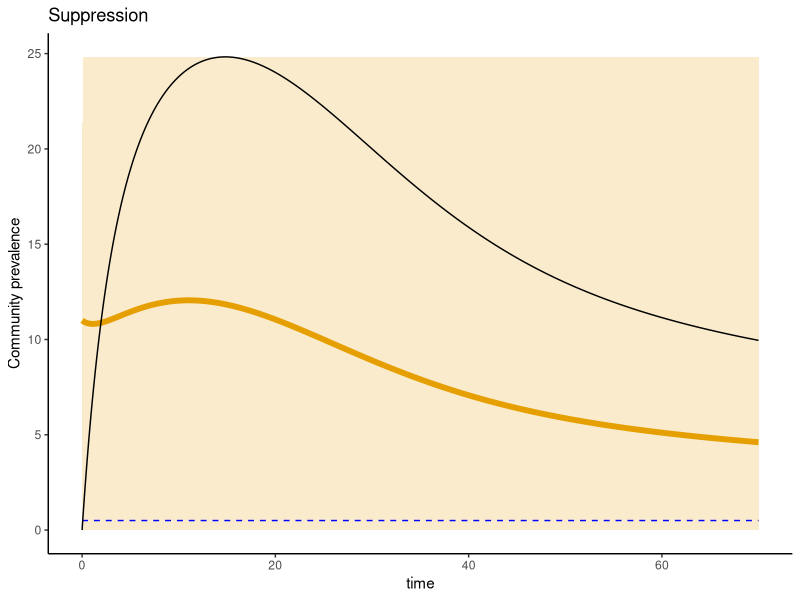
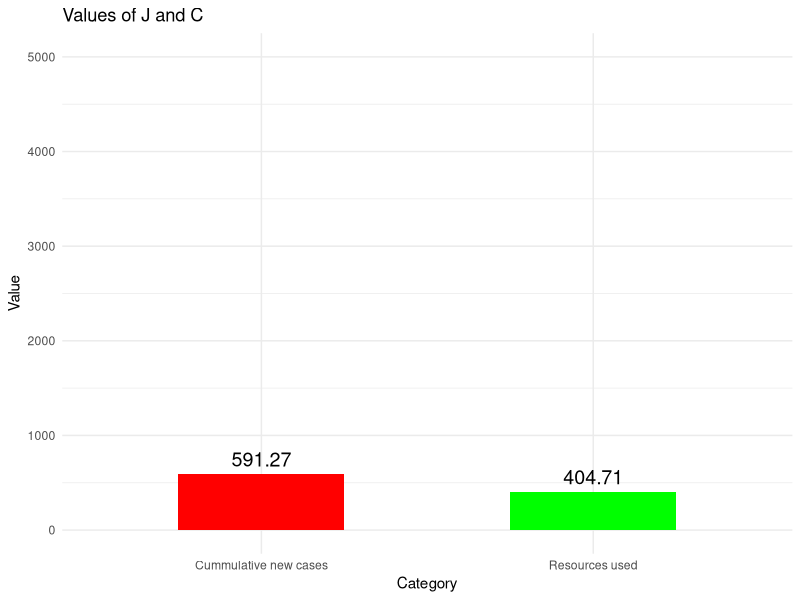
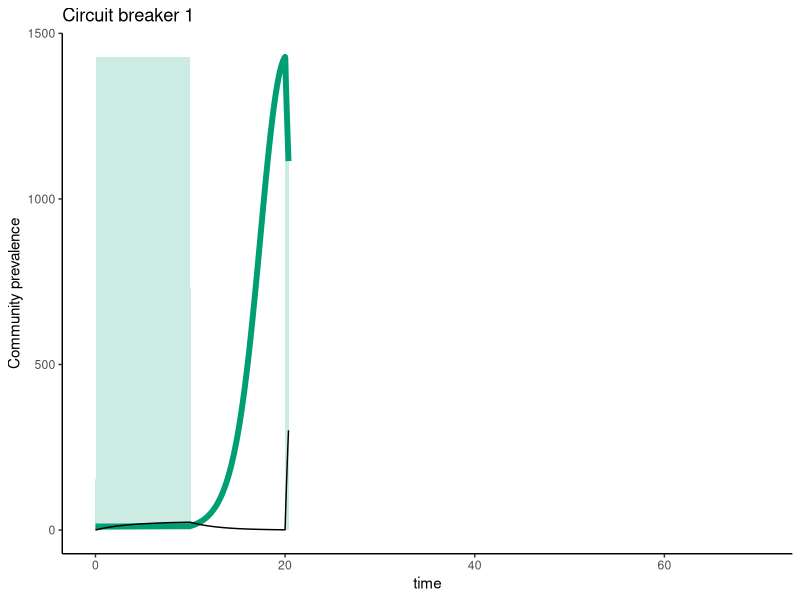
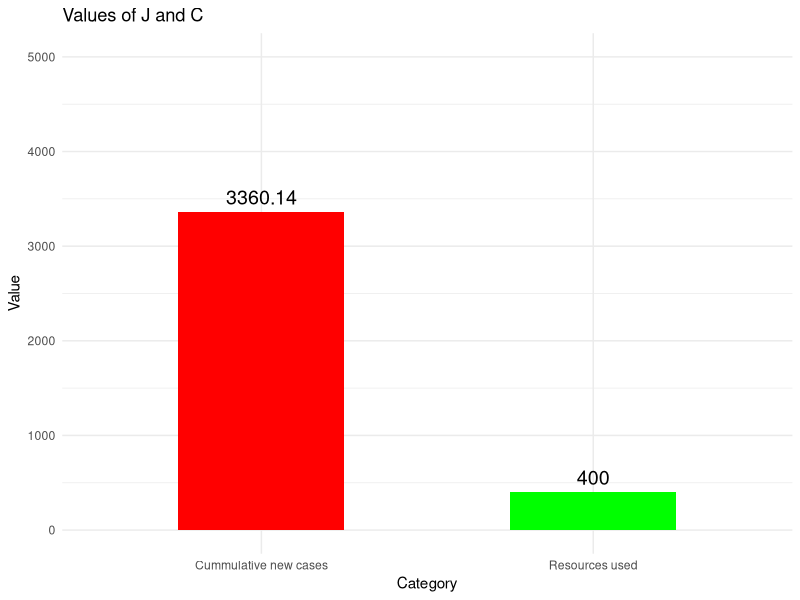
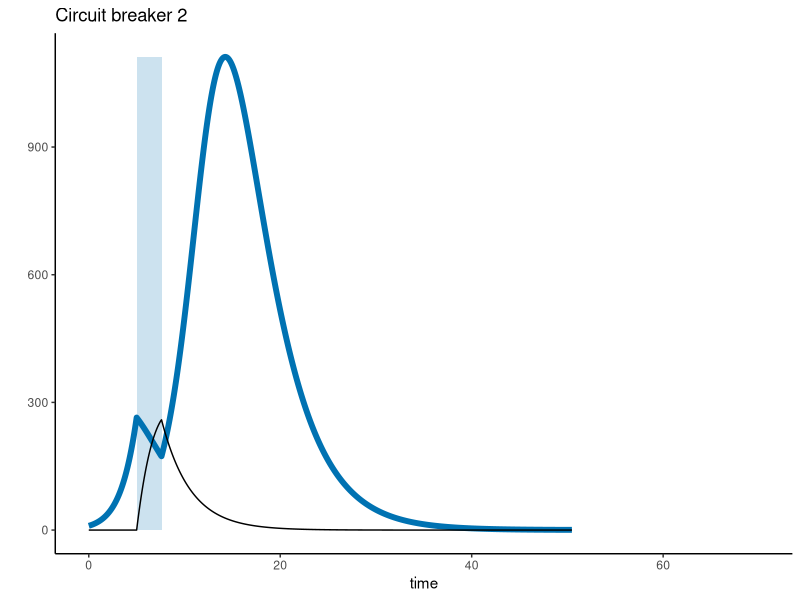
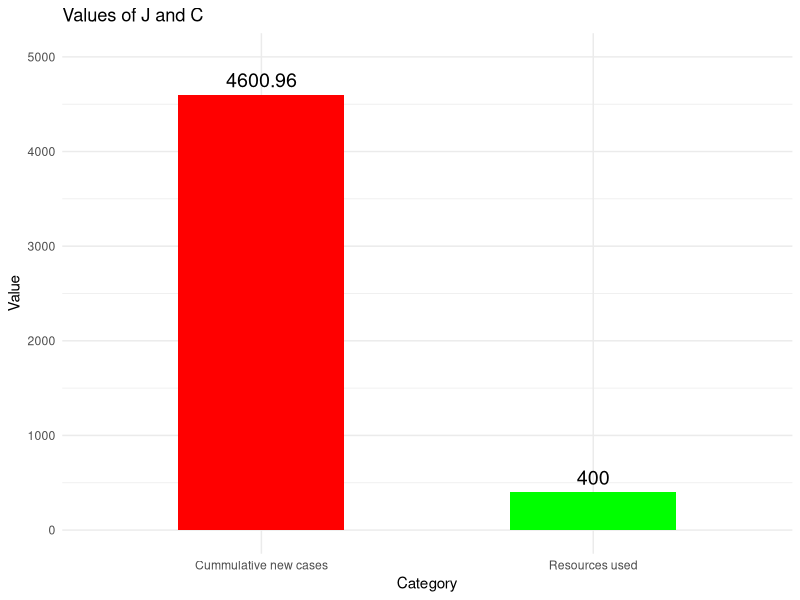
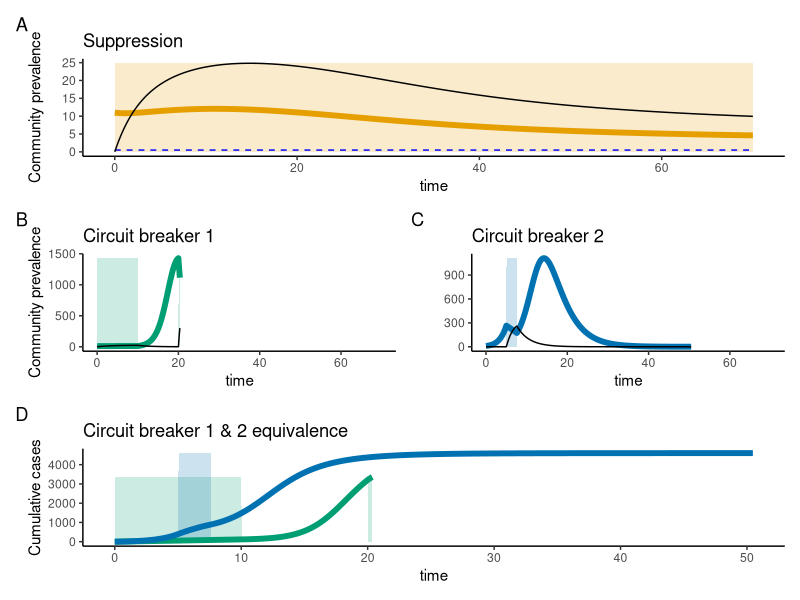

These figures' R source, in order:
## ---- chunk 1
require(deSolve)
require(ggplot2)
require(patchwork)
cols <- c("#999999", "#E69F00", "#56B4E9", "#009E73", "#F0E442", "#0072B2", "#D55E00", "#CC79A7", "#66CC99")

### The aim of this code is to make a figure that illustrates
### the isolation-only strategy (with importation) in terms of Hansen & Day
### in terms of the public health terminology that I defined
#### elimination, suppression, and circuit breaker. NB: Here elimination is not possible


##### Parameters
# max daily rate of community member isolation
u1max <- 0.7

# constraint on community member isolation
C1max <- 500

# transmission rate
beta<- 0.0002

# importation rate
theta <- 0.5

mu <- 0.334
# relative transmissibility of travellers
c <- 1

T <- 70

# daily vaccination rate
rho <- 0

# start time for community isolation
tstart1 <- 0
# in case we wanted to do two switches
toff1 <- 1000 # currently set to not turn-off


# community isolation function
u1fun<-function(t){
  u1 = u1max
  if(t < tstart1){
  u1 = 0}
  if( t > toff1 & t < (toff1+10)){
    u1 = 0
  }
  return(u1)
}



# This is designed to trigger termination of the simulation when I1 < 0.5
rootfun <- function(t, y, parameters){
  I1 = y[2]
  # However, with importations, it doesn't make sense to have this as
  # the endpoint of the simulation, so instead I just set Imin = 0 and have
  # the simulation end at T=100.
  y1 = 0.5 - I1 
  return(y1)
}


SI<-function(t, y, parameters){
  S = y[1]
  I1 = y[2]
  I2 = y[3]
  C1 = y[4]
  iso = y[5]
  u1 = u1fun(t)
  
  
  if(C1 > C1max){
    u1 = 0
  }
  
  
  dS = - beta*S*(I1 + c*I2) - rho*S
  dI1 = beta*S*(I1 + c*I2) - mu*I1 - u1*I1
  dI2 = theta - 2*mu*I2
  dC1 = u1*I1
  diso = u1*I1 - mu*iso
  return(list(c(dS,dI1,dI2,dC1,diso)))
}



##### SUPPRESSION/ELIMINATION (same parameters except a lower u1max)
u1max <- 0.7 
out2 <- ode(y = c(S = 5000, I1 = 11, I2 = 0, C1 = 0, iso = 0), parms = NULL, times = seq(0,T,.05), func = SI, events = list(func = NULL, root = TRUE, terminalroot = 1), rootfun=rootfun)
out2 <- data.frame(out2)

out.supp<-data.frame(out2)

J2 = cumsum(beta*out2$S*(out2$I1+c*out2$I2)*diff(c(0,out2$time)))
J.supp <- J2

u2 = rep(0,length(J2))
u2[which(diff(c(out2$C1[1],out2$C1))*diff(c(0,out2$time))>0.001)] = max(c(out2$I1,out2$iso))
out.supp <- data.frame(out2,u=u2, j = J2)

g.supp = ggplot(out.supp, aes(x = time, y = I1)) +
  geom_ribbon(aes(ymin = 0, ymax = u), fill = cols[2], alpha = 0.2)+ 
  geom_line(aes(y = 0.5), color = "blue", linetype = "dashed")+
  geom_line(color = cols[2], size = 2)+
  geom_line(aes(y=iso))+ggtitle("Suppression")+ylab("Community prevalence") + xlim(0,T)+theme_classic()
g.supp



# Create a data frame for ggplot (Bar plots)
values <- c(out.supp$j[nrow(out.supp)], out.supp$C1[nrow(out.supp)])
labels <- c("Cummulative new cases", "Resources used")

data <- data.frame(
  Label = labels,
  Value = values
)

# Step 2: Create the bar plot using ggplot2
p <- ggplot(data, aes(x = Label, y = Value, fill = Label)) + 
  geom_bar(stat = "identity", width = 0.5) +
  geom_text(aes(label = round(Value,2)), vjust = -0.5, size = 5) + 
  labs(title = "Values of J and C", x = "Category", y = "Value") +
  ylim(c(0,5000)) + 
  theme_minimal() +
  theme(legend.position = "none") +
  scale_fill_manual(values = c("red", "green"))

# Print the plot
print(p)
## ---- chunk 2
###### CIRCUIT BREAKER (a lower value of the constraint)
### (also times of on and off to illustrate that timing doesn't matter)
C1max <- 400
T = 70
toff1<-10
out3 <- ode(y = c(S=5000, I1=11, I2=0, C1=0, iso=0), parms = NULL, times = seq(0,T,.05), func = SI, events = list(func = NULL, root = TRUE, terminalroot = 1), rootfun=rootfun)

out3 <- data.frame(out3)
out.circ<-out3


J3 = cumsum(beta*out3$S*(out3$I1+c*out3$I2)*diff(c(0,out3$time)))
u3 = rep(0,length(J3))
u3[which(diff(c(out3$C1[1],out3$C1))*diff(c(0,out3$time))>0.001)] = max(c(out3$I1,out3$iso))

out.circ <- data.frame(out3, u=u3, j=J3)

g.circ = ggplot(out.circ, aes(x = time, y = I1)) +
  geom_ribbon(aes(ymin = 0, ymax = u), fill = cols[4], alpha = 0.2)+
  geom_line(color = cols[4], size = 2)+geom_line(aes(y=iso))+ggtitle("Circuit breaker 1")+ylab("Community prevalence") + xlim(0,T) + theme_classic()
g.circ

# Create a data frame for ggplot (Bar plots)
values <- c(out.circ$j[nrow(out.circ)], out.circ$C1[nrow(out.circ)])
labels <- c("Cummulative new cases", "Resources used")

data <- data.frame(
  Label = labels,
  Value = values
)

# Step 2: Create the bar plot using ggplot2
p <- ggplot(data, aes(x = Label, y = Value, fill = Label)) +
  geom_bar(stat = "identity", width = 0.5) +
  geom_text(aes(label = round(Value,2)), vjust = -0.5, size = 5) + 
  labs(title = "Values of J and C", x = "Category", y = "Value") +
  ylim(c(0,5000)) + 
  theme_minimal() +
  theme(legend.position = "none") +
  scale_fill_manual(values = c("red", "green"))

# Print the plot
print(p)

## ---- chunk 3
#### A different circuit-breaker with the same parameters as above
tstart1<-5
toff1<-1000
out4 <- ode(y = c(S=5000,I1=10,I2=0,C1=0,iso=0), parms = NULL, times = seq(0,T,.05), func = SI, events = list(func = NULL, root = TRUE, terminalroot = 1), rootfun=rootfun)
out4 <- data.frame(out4)
out.circ.2<-out4

J4 = cumsum(beta*out4$S*(out4$I1+c*out4$I2)*diff(c(0,out4$time)))
u4 = rep(0,length(J4))
u4[which(diff(c(out4$C1[1],out4$C1))*diff(c(0,out4$time))>0.001)] = max(c(out4$I1,out4$iso))
out.circ2 <- data.frame(out4, u = u4,j = J4)
print(tail(out4$C1,1))


g.circ.2 = ggplot(out.circ2, aes(x = time, y = I1)) +
  geom_ribbon(aes(ymin = 0, ymax = u), fill = cols[6], alpha = 0.2)+
  geom_line(color = cols[6], size = 2)+
  geom_line(aes(y=iso))+
  ggtitle("Circuit breaker 2")+ylab("") + xlim(0,T) + theme_classic()
g.circ.2


# Create a data frame for ggplot (Bar plots)
values <- c(out.circ2$j[nrow(out.circ2)], out.circ2$C1[nrow(out.circ2)])
labels <- c("Cummulative new cases", "Resources used")

data <- data.frame(
  Label = labels,
  Value = values
)

# Step 2: Create the bar plot using ggplot2
p <- ggplot(data, aes(x = Label, y = Value, fill = Label)) +
  geom_bar(stat = "identity", width = 0.5) +
  geom_text(aes(label = round(Value,2)), vjust = -0.5, size = 5) + 
  labs(title = "Values of J and C", x = "Category", y = "Value") +
  ylim(c(0,5000)) + 
  theme_minimal() +
  theme(legend.position = "none") +
  scale_fill_manual(values = c("red", "green"))

# Print the plot
print(p)
## ---- chunk 4
### Cumulative Cases for Circuit Breakers ###
J.circ = ggplot()+
  geom_ribbon(data=out.circ,aes(x=time,ymin = 0, ymax = u3*(max(J3)/max(I1))), fill = cols[4], alpha = 0.2)+
  geom_ribbon(data=out.circ.2,aes(x=time,ymin = 0, ymax = u4*(max(J4)/max(I1))), fill = cols[6], alpha = 0.2)+
  geom_line(data=out.circ, aes(x = time, y = J3),color = cols[4], size = 2)+
  geom_line(data=out.circ.2, aes(x = time, y = J4),color = cols[6], size = 2)+ylab("Cumulative cases")+ggtitle("Circuit breaker 1 & 2 equivalence")+theme_classic()

g1=g.supp
g2=g.circ+g.circ.2
fig = g1/g2/J.circ+
  plot_annotation(tag_levels = 'A') -> r

 ggsave("~/Desktop/Amy R codes/Isolation_only_with_importations.png", width = 20, height = 15, units = "cm")
